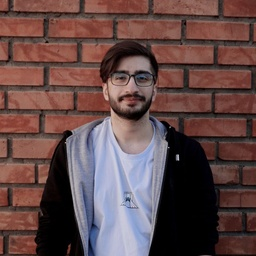
#> input picture HW2/images/afshin.jpg, 256 x 256 px, shrunk from 800 x 800 before the run
$ jupyter execute Q1.ipynb   (older library calls are emulated)
#> lines starting #> are read from the running program, lines starting #| are printed output that depends on the picture; after the words box and inside, x2 and y2 are one past the last pixel; in counts of white or black regions, pixels touching at a corner belong together
## a)

[cell 1]
import numpy as np
import random
import math
import matplotlib.pyplot as plt

# Q1 Sobel

[cell 2]
# generate random matrix with size n*n
def generateRandomMatrix(n):
  matrix = np.random.randint(0, 256, size=(n, n))
  return matrix

[cell 3]
matrix = generateRandomMatrix(10)

[cell 4]
# write convolution function
def convolve(matrix: np.ndarray, kernel):
  g = np.zeros((matrix.shape[0], matrix.shape[1]), dtype=np.int32)
  for i in range(matrix.shape[0]):
    for j in range(matrix.shape[1]):
      summation = 0
      for m in range(-(kernel.shape[0]//2), kernel.shape[0]//2+1):
        for n in range(-(kernel.shape[1]//2), kernel.shape[1]//2+1):
          xm, ym = i+m, j+n
          xk, yk = kernel.shape[0]//2+m, kernel.shape[1]//2+n
          nm, nk = 0, 0
          if xm >= 0 and xm < matrix.shape[0] and ym >= 0 and ym < matrix.shape[1]:
            nm = matrix[xm,ym]
          nk = kernel[xk,yk]
          summation += nm * nk
      g[i, j] = summation
  return g

[cell 5]
def convolve(matrix: np.ndarray, kernel):
  kx, ky = kernel.shape[0]//2, kernel.shape[1]//2
  padded_matrix = np.pad(matrix, ((kx, kx), (ky, ky)), mode='constant')
  output = np.zeros_like(matrix, dtype=np.int32)
  for i in range(kx, matrix.shape[0]+kx):
    for j in range(ky, matrix.shape[1]+ky):
      output[i-kx, j-ky] = np.sum(kernel * padded_matrix[i-kx:i+kx+1, j-ky:j+ky+1])
  return output

[cell 6]
sobel_x = np.array([[-1,0,1], [-2,0,2], [-1,0,1]], dtype=np.int32)
sobel_y = np.array([[-1,-2,-1], [0,0,0], [1,2,1]], dtype=np.int32)

[cell 7]
# convolve the initial matrix with kernels
gx = convolve(matrix, sobel_x)
gy = convolve(matrix, sobel_y)

[cell 8]
# generate magnitude and direction matrixes
def compute_sobel_gradient(gx, gy):
    mag = np.sqrt(gx**2 + gy**2)
    dirs = np.arctan2(gy, gx)
    return mag, dirs

## b)

[cell 9]
# load image and convert it to gray scale
img = plt.imread('images/afshin.jpg')
#> img is the input picture: shape (256, 256, 3); mean R, G, B 99.4, 73.6, 72.9
img_gray = np.dot(img[...,:3], [0.299, 0.587, 0.114]) # by searching. for converting to grayscale
plt.imshow(img_gray, cmap="gray")

[cell 10]
# define gaussian kernel
kernel_size = 15
sigma = 1.0
kernel = np.zeros((kernel_size, kernel_size))
for i in range(kernel_size):
    for j in range(kernel_size):
        kernel[i,j] = np.exp(-((i - kernel_size // 2)**2 + (j - kernel_size // 2)**2) / (2 * sigma**2))
# Normalize the kernel
kernel = kernel / np.sum(kernel)

[cell 11]
img_filtered = convolve(img_gray, kernel)
# this cell takes 4 seconds on my system

[cell 12]
# generate Sobel outputs for 2 cases with gaussion filter and without gaussion filter and compare them
gx = convolve(img_gray, sobel_x)
gy = convolve(img_gray, sobel_y)
gx_fil = convolve(img_filtered, sobel_x)
#> after the loop in convolve (call 6), `for i in range(kx, matrix.shape[0]+kx):`:
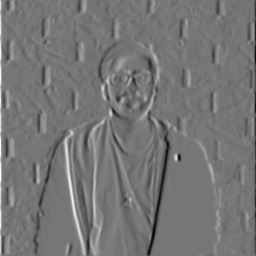
#> output: shape (256, 256) int32; min -400, max 464, mean -0.4; drawn with min black and max white
gy_fil = convolve(img_filtered, sobel_y)
#> after the loop in convolve (call 7), `for i in range(kx, matrix.shape[0]+kx):`:
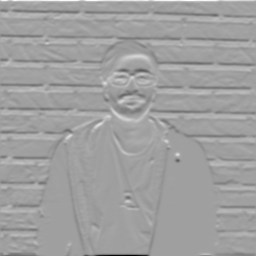
#> output: shape (256, 256) int32; min -737, max 438, mean -0.4; drawn with min black and max white
# this cell takes 15 seconds on my system

[cell 13]
mag, dirs = compute_sobel_gradient(gx,gy)
mag_fil, dirs_fil = compute_sobel_gradient(gx_fil,gy_fil)
#> in compute_sobel_gradient (call 2), `dirs = np.arctan2(gy, gx)`:
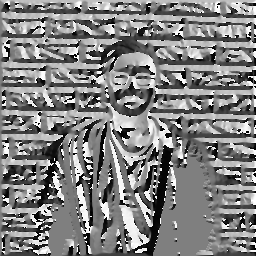
#> dirs: shape (256, 256) float64; min -3.14, max 3.14, mean 0.0661; drawn with min black and max white
treshold1 = np.max(mag) // 6
#> treshold1 = 132
treshold2 = np.max(mag_fil) // 6
#> treshold2 = 122
mag[mag < treshold1] = 0
mag[mag >= treshold1] = 255
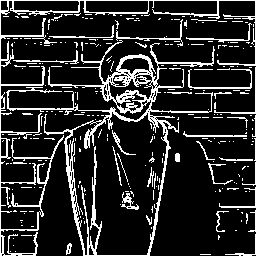
#> mag: shape (256, 256) float64; 16.4% white in thin lines or dots
mag_fil[mag_fil < treshold2] = 0
mag_fil[mag_fil >= treshold2] = 255
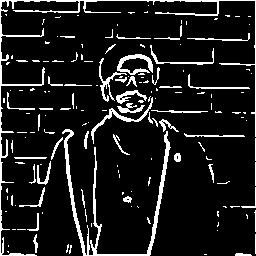
#> mag_fil: shape (256, 256) float64; 11% white in thin lines or dots

[cell 14]
plt.figure(figsize=(15,15))
plt.subplot(121), plt.imshow(mag, cmap='gray'), plt.title('without gaussian', color='white')
plt.xticks([]), plt.yticks([])
plt.subplot(122), plt.imshow(mag_fil, cmap='gray'), plt.title('with gaussian', color='white')
plt.xticks([]), plt.yticks([])
plt.show()

## c)

[cell 15]
# do the operations in part b with OpenCV Sobel method and describe its parameters
import cv2

# Read the original image
img = cv2.imread('images/afshin.jpg')
# Display original image
cv2.imshow('Original', img)
cv2.waitKey(0)

# Convert to graycsale
img_gray = cv2.cvtColor(img, cv2.COLOR_BGR2GRAY)
# Blur the image for better edge detection
img_blur = cv2.GaussianBlur(img_gray, (15,15), 0)
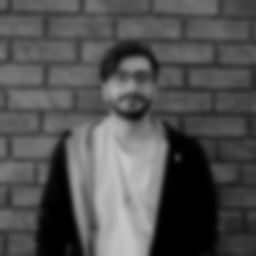
#> img_blur: shape (256, 256); min 0, max 198, mean 81.2

# Sobel Edge Detection
sobelx = cv2.Sobel(src=img_blur, ddepth=cv2.CV_64F, dx=1, dy=0, ksize=5) # Sobel Edge Detection on the X axis
sobely = cv2.Sobel(src=img_blur, ddepth=cv2.CV_64F, dx=0, dy=1, ksize=5) # Sobel Edge Detection on the Y axis
sobelxy = cv2.Sobel(src=img_blur, ddepth=cv2.CV_64F, dx=1, dy=1, ksize=5) # Combined X and Y Sobel Edge Detection
# Display Sobel Edge Detection Images
cv2.imshow('Sobel X', sobelx)
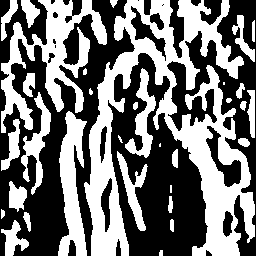
#> window 'Sobel X': shape (256, 256); 45.3% white; 33 white regions (4 under 20 px), largest, box (x1, y1, x2, y2) and area: (84, 0, 255, 256) 16149, (1, 0, 107, 133) 4849, (58, 111, 87, 256) 2432
cv2.waitKey(0)
cv2.imshow('Sobel Y', sobely)
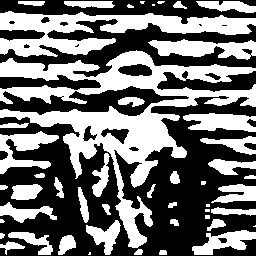
#> window 'Sobel Y': shape (256, 256); 44.5% white; 48 white regions (9 under 20 px), largest, box (x1, y1, x2, y2) and area: (0, 50, 256, 248) 12861, (0, 11, 256, 57) 5238, (148, 39, 256, 60) 1371
cv2.waitKey(0)
cv2.imshow('Sobel X Y using Sobel() function', sobelxy)
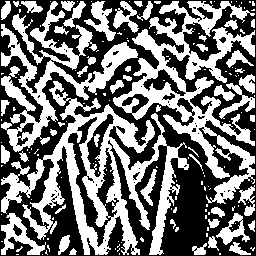
#> window 'Sobel X Y using Sobel() functi': shape (256, 256); 45.5% white; 167 white regions (114 under 20 px), largest, box (x1, y1, x2, y2) and area: (1, 81, 189, 255) 9910, (113, 1, 255, 204) 8167, (1, 1, 138, 152) 5283
cv2.waitKey(0)

# Canny Edge Detection
edges = cv2.Canny(image=img_blur, threshold1=20, threshold2=40) # Canny Edge Detection
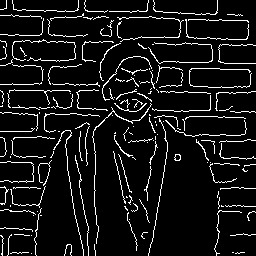
#> edges: shape (256, 256); 8.3% white in thin lines or dots
# Display Canny Edge Detection Image
cv2.imshow('Canny Edge Detection', edges)
cv2.waitKey(0)

cv2.destroyAllWindows()
